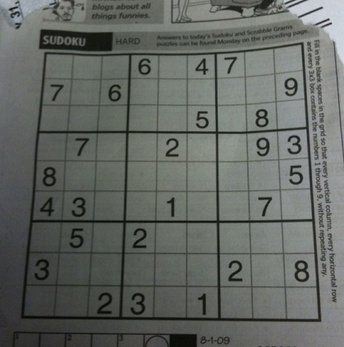
#> input picture image-processing/images/sudoku.jpg, 344 x 347 px, shrunk from 419 x 423 before the run, found by its file name
$ jupyter execute features.ipynb
#> lines starting #> are read from the running program, lines starting #| are printed output that depends on the picture; after the words box and inside, x2 and y2 are one past the last pixel; in counts of white or black regions, pixels touching at a corner belong together
## Vision --- Feature detection

### Import libraries

[cell 1]
import cv2
import numpy as np
import matplotlib.pyplot as plt

### Image paths

[cell 2]
PATH_SUDOKU = "..\images\sudoku.jpg"
PATH_CHESS = "..\images\chessboard.png"

## Canny Edge detection

[cell 3]
# Edge detection may be achieved using the Canny OpenCV member
# A sudoku game is used in this example

img = cv2.imread(PATH_SUDOKU)                                                     # read image
#> img is the input picture: shape (347, 344, 3); mean B, G, R 98.9, 103.6, 99.4

edges = cv2.Canny(img, threshold1 = 50, threshold2 = 100, apertureSize = 3)       # call Canny OpenCV function
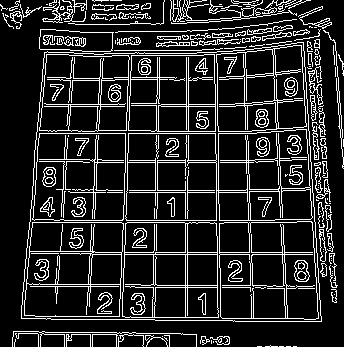
#> edges: shape (347, 344); 15.2% white in thin lines or dots

# show the original, edges
fig, (ax1, ax2) = plt.subplots(figsize = (15, 10), ncols = 2)
ax1.imshow(img, cmap = 'gray'), ax1.set_title("Original")
ax2.imshow(edges, cmap = 'gray'), ax2.set_title("Detected edges")
plt.show()
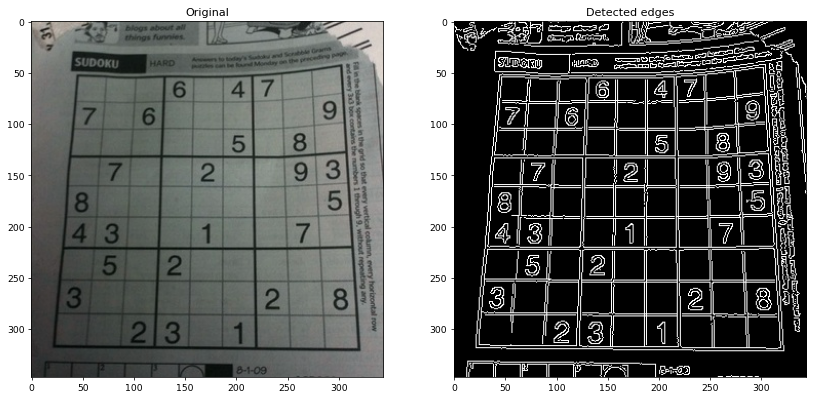
#> figure drawn by matplotlib, 2 panels; B, G, R data is drawn as R, G, B

## Corner detection

[cell 4]
# Corner detection may be achieved using the cornerHarris OpenCV member
# A chessboard is used in this example

img = cv2.imread(PATH_CHESS)                                                # load image, default as BGR
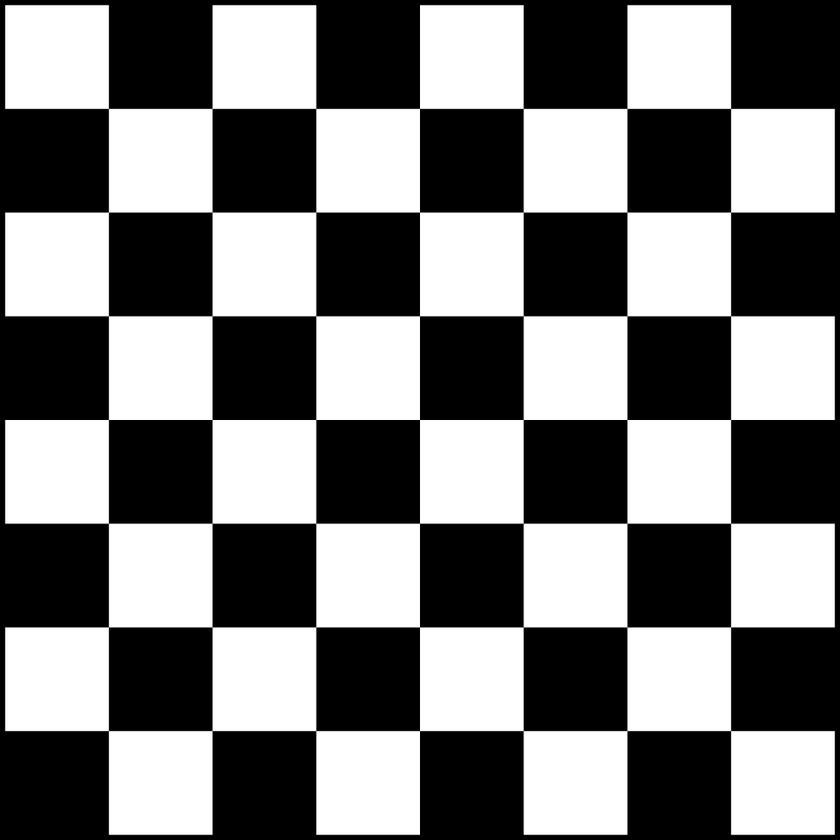
#> input picture image-processing/images/chessboard.png, 840 x 840 px, shrunk from 1024 x 1024 before the run, found by its file name
#> img is the input picture: shape (840, 840, 3); min 0, max 255, mean 124.4
img_rgb = cv2.cvtColor(img, cv2.COLOR_BGR2RGB)                              # convert BGR to RGB
img_gray = cv2.cvtColor(img, cv2.COLOR_BGR2GRAY)                            # convert BGR to gray - for corner detection

img_gray = np.float32(img_gray)                                             # set data type to 32-bit floating point

corners = cv2.cornerHarris(img_gray, blockSize = 2, ksize = 3, k = 0.03)    # call corner Harris OpenCV method
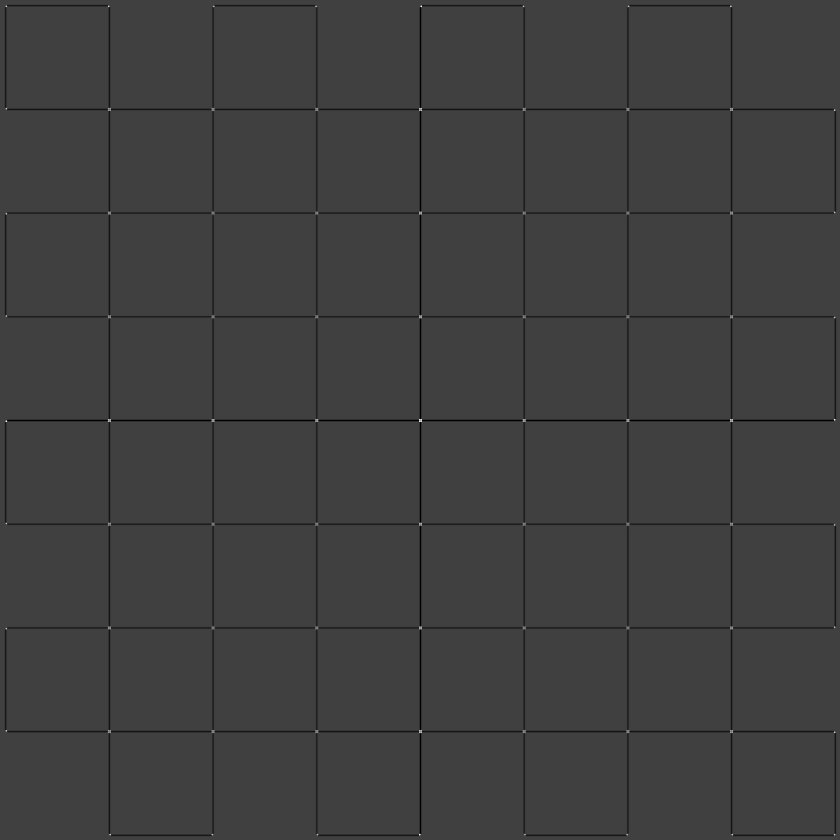
#> corners: shape (840, 840) float32; min -116004096, max 342672288, mean -2033959.5; drawn with min black and max white

kernel = np.ones((10,10), np.uint8)                                         # kernel for dilate function
corners = cv2.dilate(corners, kernel)                                       # dilate corners using kernel
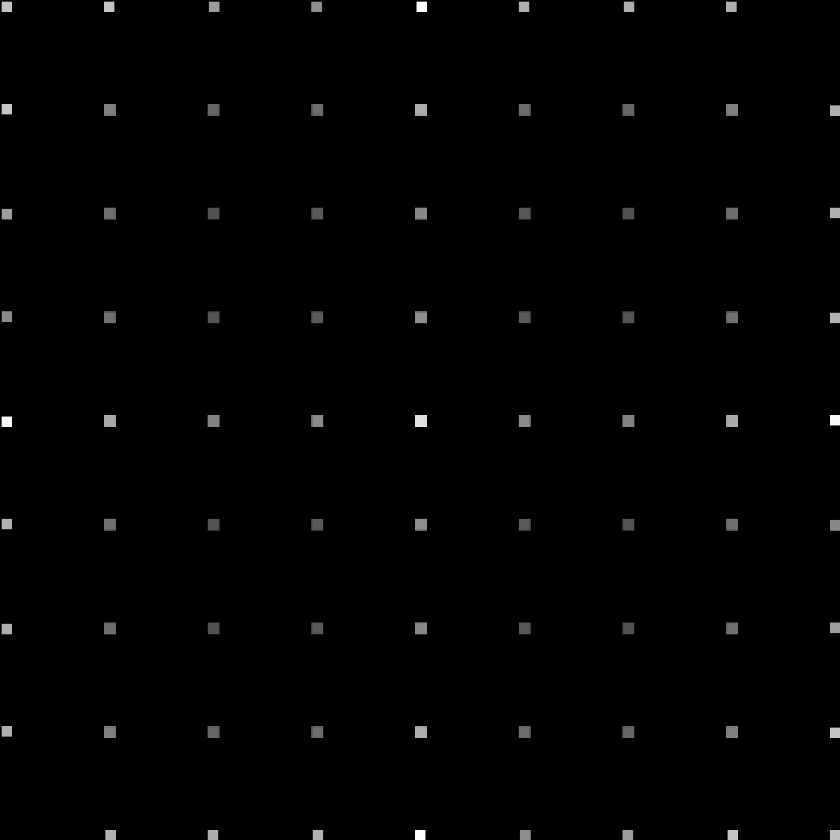
#> corners: shape (840, 840) float32; min 0, max 342672288, mean 2614218.8; drawn with min black and max white

img[corners > 0.01 * corners.max()] = [0, 255, 0]                           # make detected corner pixels green on original
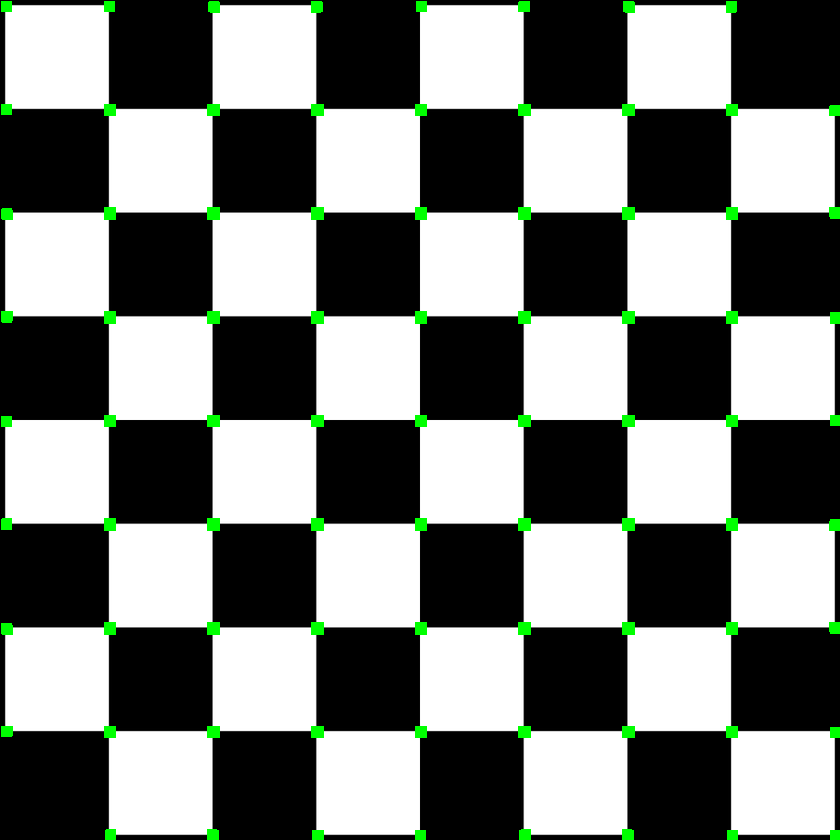
#> img: shape (840, 840, 3); 1.63% of pixels changed, all inside (x1, y1, x2, y2) = (1, 1, 840, 840)
img_rgb_corners = cv2.cvtColor(img,cv2.COLOR_BGR2RGB)                       # convert to RGB

# show the original, detected corners, corners on original
fig, (ax1, ax2, ax3) = plt.subplots(figsize = (15, 10), ncols = 3)
ax1.imshow(img_rgb), ax1.set_title("Original")
ax2.imshow(corners, cmap = 'gray'), ax2.set_title("Detected corners")
ax3.imshow(img_rgb_corners), ax3.set_title("Corners shown")
plt.show()
